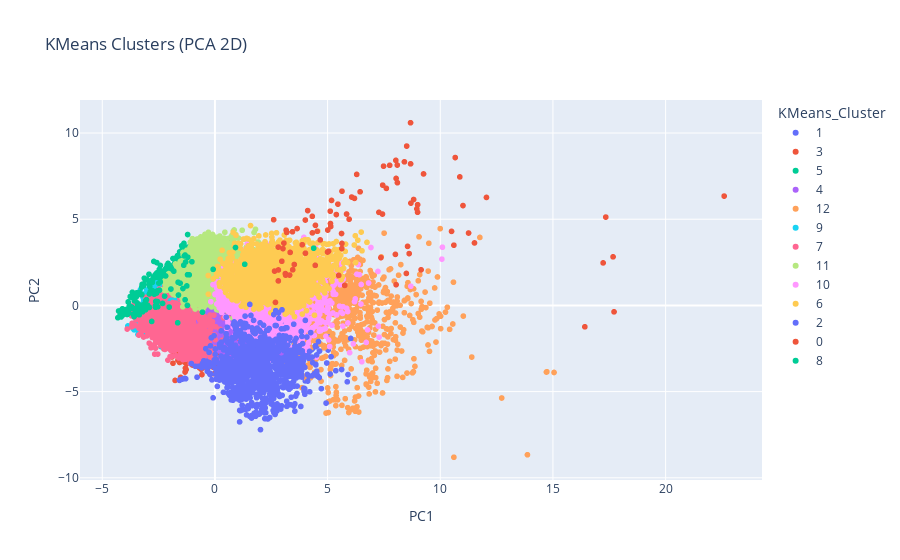
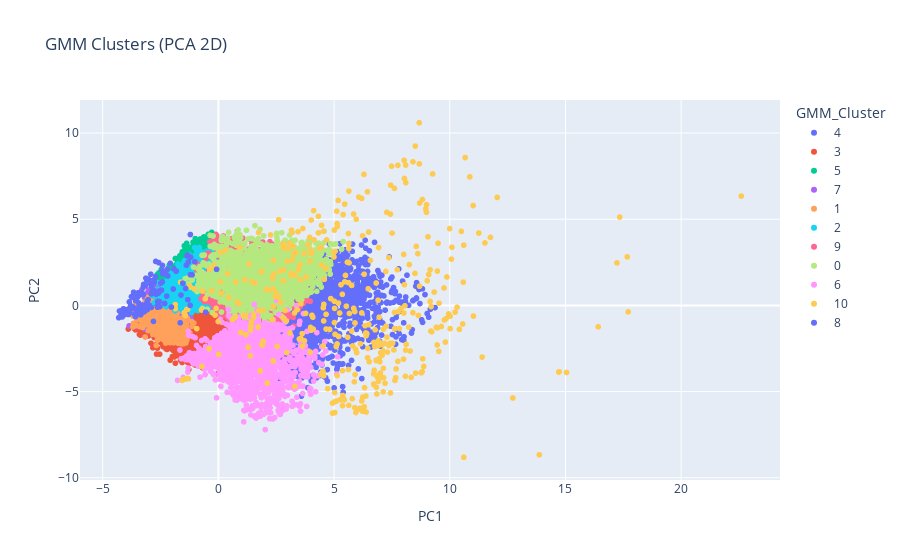

The notebook cell these images were saved under, in order:
### Markdown cell above
## 5. Visualization (2D PCA Projections)
We project the full standardized feature matrix to 2 principal components (outside of optimization) for consistent side-by-side cluster plots.

### Code cell
import plotly.express as px

# Refit best models on (possibly PCA-transformed) feature space chosen by best trial
best_kmeans_params = study_kmeans.best_trial.params
best_gmm_params = study_gmm.best_trial.params

# Build best models again without PCA reduction (for consistent plotting base); PCA only for 2D viz
kmeans_best = KMeans(
    n_clusters=best_kmeans_params['kmeans_n_clusters'],
    init=best_kmeans_params['kmeans_init'],
    algorithm=best_kmeans_params['kmeans_algorithm'],
    n_init='auto',
    random_state=42
).fit(X_full)

gmm_best = GaussianMixture(
    n_components=best_gmm_params['gmm_n_components'],
    covariance_type=best_gmm_params['gmm_covariance_type'],
    reg_covar=best_gmm_params['gmm_reg_covar'],
    random_state=42
).fit(X_full)

labels_kmeans = kmeans_best.predict(X_full)
labels_gmm = gmm_best.predict(X_full)

# PCA for viz only
pca_viz = PCA(n_components=2, random_state=42)
X_2d = pca_viz.fit_transform(X_full)
plot_df = pd.DataFrame({
    'PC1': X_2d[:,0],
    'PC2': X_2d[:,1],
    'KMeans_Cluster': labels_kmeans.astype(str),
    'GMM_Cluster': labels_gmm.astype(str)
})

fig1 = px.scatter(plot_df, x='PC1', y='PC2', color='KMeans_Cluster', title='KMeans Clusters (PCA 2D)')
fig1.show()
fig2 = px.scatter(plot_df, x='PC1', y='PC2', color='GMM_Cluster', title='GMM Clusters (PCA 2D)')
fig2.show()

print("Visualization complete.")

### Figure 1 — Plotly figure (JSON) as saved in the notebook; plotly's stock layout.template omitted (floating-point values rounded to 4 significant figures; data arrays with more than 128 entries replaced by an {"elided": "..."} marker saying what was removed)
{"data": [{"hovertemplate": "KMeans_Cluster=1<br>PC1=%{x}<br>PC2=%{y}<extra></extra>", "legendgroup": "1", "marker": {"color": "#636efa", "symbol": "circle"}, "mode": "markers", "name": "1", "showlegend": true, "type": "scattergl", "x": {"elided": "1310 float values"}, "xaxis": "x", "y": {"elided": "1310 float values"}, "yaxis": "y"}, {"hovertemplate": "KMeans_Cluster=3<br>PC1=%{x}<br>PC2=%{y}<extra></extra>", "legendgroup": "3", "marker": {"color": "#EF553B", "symbol": "circle"}, "mode": "markers", "name": "3", "showlegend": true, "type": "scattergl", "x": {"elided": "2172 float values"}, "xaxis": "x", "y": {"elided": "2172 float values"}, "yaxis": "y"}, {"hovertemplate": "KMeans_Cluster=5<br>PC1=%{x}<br>PC2=%{y}<extra></extra>", "legendgroup": "5", "marker": {"color": "#00cc96", "symbol": "circle"}, "mode": "markers", "name": "5", "showlegend": true, "type": "scattergl", "x": {"elided": "2788 float values"}, "xaxis": "x", "y": {"elided": "2788 float values"}, "yaxis": "y"}, {"hovertemplate": "KMeans_Cluster=4<br>PC1=%{x}<br>PC2=%{y}<extra></extra>", "legendgroup": "4", "marker": {"color": "#ab63fa", "symbol": "circle"}, "mode": "markers", "name": "4", "showlegend": true, "type": "scattergl", "x": {"elided": "2054 float values"}, "xaxis": "x", "y": {"elided": "2054 float values"}, "yaxis": "y"}, {"hovertemplate": "KMeans_Cluster=12<br>PC1=%{x}<br>PC2=%{y}<extra></extra>", "legendgroup": "12", "marker": {"color": "#FFA15A", "symbol": "circle"}, "mode": "markers", "name": "12", "showlegend": true, "type": "scattergl", "x": {"elided": "808 float values"}, "xaxis": "x", "y": {"elided": "808 float values"}, "yaxis": "y"}, {"hovertemplate": "KMeans_Cluster=9<br>PC1=%{x}<br>PC2=%{y}<extra></extra>", "legendgroup": "9", "marker": {"color": "#19d3f3", "symbol": "circle"}, "mode": "markers", "name": "9", "showlegend": true, "type": "scattergl", "x": {"elided": "3171 float values"}, "xaxis": "x", "y": {"elided": "3171 float values"}, "yaxis": "y"}, {"hovertemplate": "KMeans_Cluster=7<br>PC1=%{x}<br>PC2=%{y}<extra></extra>", "legendgroup": "7", "marker": {"color": "#FF6692", "symbol": "circle"}, "mode": "markers", "name": "7", "showlegend": true, "type": "scattergl", "x": {"elided": "2278 float values"}, "xaxis": "x", "y": {"elided": "2278 float values"}, "yaxis": "y"}, {"hovertemplate": "KMeans_Cluster=11<br>PC1=%{x}<br>PC2=%{y}<extra></extra>", "legendgroup": "11", "marker": {"color": "#B6E880", "symbol": "circle"}, "mode": "markers", "name": "11", "showlegend": true, "type": "scattergl", "x": {"elided": "3258 float values"}, "xaxis": "x", "y": {"elided": "3258 float values"}, "yaxis": "y"}, {"hovertemplate": "KMeans_Cluster=10<br>PC1=%{x}<br>PC2=%{y}<extra></extra>", "legendgroup": "10", "marker": {"color": "#FF97FF", "symbol": "circle"}, "mode": "markers", "name": "10", "showlegend": true, "type": "scattergl", "x": {"elided": "2324 float values"}, "xaxis": "x", "y": {"elided": "2324 float values"}, "yaxis": "y"}, {"hovertemplate": "KMeans_Cluster=6<br>PC1=%{x}<br>PC2=%{y}<extra></extra>", "legendgroup": "6", "marker": {"color": "#FECB52", "symbol": "circle"}, "mode": "markers", "name": "6", "showlegend": true, "type": "scattergl", "x": {"elided": "1646 float values"}, "xaxis": "x", "y": {"elided": "1646 float values"}, "yaxis": "y"}, {"hovertemplate": "KMeans_Cluster=2<br>PC1=%{x}<br>PC2=%{y}<extra></extra>", "legendgroup": "2", "marker": {"color": "#636efa", "symbol": "circle"}, "mode": "markers", "name": "2", "showlegend": true, "type": "scattergl", "x": {"elided": "1004 float values"}, "xaxis": "x", "y": {"elided": "1004 float values"}, "yaxis": "y"}, {"hovertemplate": "KMeans_Cluster=0<br>PC1=%{x}<br>PC2=%{y}<extra></extra>", "legendgroup": "0", "marker": {"color": "#EF553B", "symbol": "circle"}, "mode": "markers", "name": "0", "showlegend": true, "type": "scattergl", "x": [8.098, 7.609, 2.968, 2.815, 3.648, 5.457, 5.955, 2.814, 17.71, 4.116, 5.758, 4.452, 8.992, 10.6, 5.492, 5.842, 3.126, 22.6, 7.365, 8.996, 3.522, 4.012, 7.277, 4.46, 11.52, 6.068, 3.185, 17.67, 7.445, 7.435, 8.697, 8.496, 2.647, 8.509, 8.549, 5.638, 2.606, 7.755, 8.62, 3.441, 17.23, 5.007, 8.682, 5.139, 8.04, 8.817, 10.5, 8.039, 8.408, 7.483, 8.68, 5.041, 3.062, 3.314, 8.009, 4.016, 9.257, 6.192, 4.673, 10.66, 3.138, 2.812, 5.127, 3.45, 5.387, 17.34, 8.029, 6.442, 4.323, 3.019, 5.632, 9.149, 5.636, 4.54, 6.29, 4.32, 5.117, 4.997, 16.42, 11.26, 12.05, 3.158, 5.175, 10.87, 3.875, 8.093, 5.618, 2.687, 3.339, 11.01, 8.962], "xaxis": "x", "y": [7.12, 6.789, 2.563, 2.057, 4.459, 5.876, 5.003, 1.421, -0.3733, 5.501, 1.16, 2.326, 5.404, 3.494, 1.742, 5.301, 1.846, 6.341, 2.773, 5.843, 2.374, 4.953, 5.398, 4.644, 3.624, 6.285, 4.236, 2.819, 6.978, 5.3, 5.933, 1.855, 1.991, 9.243, 3.425, 6.627, 4.974, 8.127, 3.007, 4.273, 2.465, 4.371, 8.213, 4.577, 7.366, 6.143, 4.295, 1.202, 8.329, 8.079, 10.6, 3.143, 3.613, 1.76, 2.961, 3.03, 7.628, 6.21, 3.801, 8.576, 1.757, 3.384, 4.751, 2.066, 5.271, 5.124, 8.416, 6.59, 4.208, 3.297, 3.3, 2.065, 3.595, 4.299, 7.6, 5.167, 5.466, 3.097, -1.241, 4.198, 6.264, 4.368, 6.09, 7.455, 3.52, 8.142, 4.172, 0.1754, 3.075, 5.792, 5.599], "yaxis": "y"}, {"hovertemplate": "KMeans_Cluster=8<br>PC1=%{x}<br>PC2=%{y}<extra></extra>", "legendgroup": "8", "marker": {"color": "#00cc96", "symbol": "circle"}, "mode": "markers", "name": "8", "showlegend": true, "type": "scattergl", "x": {"elided": "134 float values"}, "xaxis": "x", "y": {"elided": "134 float values"}, "yaxis": "y"}], "layout": {"legend": {"title": {"text": "KMeans_Cluster"}, "tracegroupgap": 0}, "title": {"text": "KMeans Clusters (PCA 2D)"}, "xaxis": {"anchor": "y", "domain": [0, 1], "title": {"text": "PC1"}}, "yaxis": {"anchor": "x", "domain": [0, 1], "title": {"text": "PC2"}}}}

### Figure 2 — Plotly figure (JSON) as saved in the notebook; plotly's stock layout.template omitted (floating-point values rounded to 4 significant figures; data arrays with more than 128 entries replaced by an {"elided": "..."} marker saying what was removed)
{"data": [{"hovertemplate": "GMM_Cluster=4<br>PC1=%{x}<br>PC2=%{y}<extra></extra>", "legendgroup": "4", "marker": {"color": "#636efa", "symbol": "circle"}, "mode": "markers", "name": "4", "showlegend": true, "type": "scattergl", "x": {"elided": "1979 float values"}, "xaxis": "x", "y": {"elided": "1979 float values"}, "yaxis": "y"}, {"hovertemplate": "GMM_Cluster=3<br>PC1=%{x}<br>PC2=%{y}<extra></extra>", "legendgroup": "3", "marker": {"color": "#EF553B", "symbol": "circle"}, "mode": "markers", "name": "3", "showlegend": true, "type": "scattergl", "x": {"elided": "5150 float values"}, "xaxis": "x", "y": {"elided": "5150 float values"}, "yaxis": "y"}, {"hovertemplate": "GMM_Cluster=5<br>PC1=%{x}<br>PC2=%{y}<extra></extra>", "legendgroup": "5", "marker": {"color": "#00cc96", "symbol": "circle"}, "mode": "markers", "name": "5", "showlegend": true, "type": "scattergl", "x": {"elided": "2521 float values"}, "xaxis": "x", "y": {"elided": "2521 float values"}, "yaxis": "y"}, {"hovertemplate": "GMM_Cluster=7<br>PC1=%{x}<br>PC2=%{y}<extra></extra>", "legendgroup": "7", "marker": {"color": "#ab63fa", "symbol": "circle"}, "mode": "markers", "name": "7", "showlegend": true, "type": "scattergl", "x": {"elided": "2473 float values"}, "xaxis": "x", "y": {"elided": "2473 float values"}, "yaxis": "y"}, {"hovertemplate": "GMM_Cluster=1<br>PC1=%{x}<br>PC2=%{y}<extra></extra>", "legendgroup": "1", "marker": {"color": "#FFA15A", "symbol": "circle"}, "mode": "markers", "name": "1", "showlegend": true, "type": "scattergl", "x": {"elided": "1357 float values"}, "xaxis": "x", "y": {"elided": "1357 float values"}, "yaxis": "y"}, {"hovertemplate": "GMM_Cluster=2<br>PC1=%{x}<br>PC2=%{y}<extra></extra>", "legendgroup": "2", "marker": {"color": "#19d3f3", "symbol": "circle"}, "mode": "markers", "name": "2", "showlegend": true, "type": "scattergl", "x": {"elided": "2518 float values"}, "xaxis": "x", "y": {"elided": "2518 float values"}, "yaxis": "y"}, {"hovertemplate": "GMM_Cluster=9<br>PC1=%{x}<br>PC2=%{y}<extra></extra>", "legendgroup": "9", "marker": {"color": "#FF6692", "symbol": "circle"}, "mode": "markers", "name": "9", "showlegend": true, "type": "scattergl", "x": {"elided": "3113 float values"}, "xaxis": "x", "y": {"elided": "3113 float values"}, "yaxis": "y"}, {"hovertemplate": "GMM_Cluster=0<br>PC1=%{x}<br>PC2=%{y}<extra></extra>", "legendgroup": "0", "marker": {"color": "#B6E880", "symbol": "circle"}, "mode": "markers", "name": "0", "showlegend": true, "type": "scattergl", "x": {"elided": "1774 float values"}, "xaxis": "x", "y": {"elided": "1774 float values"}, "yaxis": "y"}, {"hovertemplate": "GMM_Cluster=6<br>PC1=%{x}<br>PC2=%{y}<extra></extra>", "legendgroup": "6", "marker": {"color": "#FF97FF", "symbol": "circle"}, "mode": "markers", "name": "6", "showlegend": true, "type": "scattergl", "x": {"elided": "1613 float values"}, "xaxis": "x", "y": {"elided": "1613 float values"}, "yaxis": "y"}, {"hovertemplate": "GMM_Cluster=10<br>PC1=%{x}<br>PC2=%{y}<extra></extra>", "legendgroup": "10", "marker": {"color": "#FECB52", "symbol": "circle"}, "mode": "markers", "name": "10", "showlegend": true, "type": "scattergl", "x": {"elided": "411 float values"}, "xaxis": "x", "y": {"elided": "411 float values"}, "yaxis": "y"}, {"hovertemplate": "GMM_Cluster=8<br>PC1=%{x}<br>PC2=%{y}<extra></extra>", "legendgroup": "8", "marker": {"color": "#636efa", "symbol": "circle"}, "mode": "markers", "name": "8", "showlegend": true, "type": "scattergl", "x": {"elided": "129 float values"}, "xaxis": "x", "y": {"elided": "129 float values"}, "yaxis": "y"}], "layout": {"legend": {"title": {"text": "GMM_Cluster"}, "tracegroupgap": 0}, "title": {"text": "GMM Clusters (PCA 2D)"}, "xaxis": {"anchor": "y", "domain": [0, 1], "title": {"text": "PC1"}}, "yaxis": {"anchor": "x", "domain": [0, 1], "title": {"text": "PC2"}}}}
